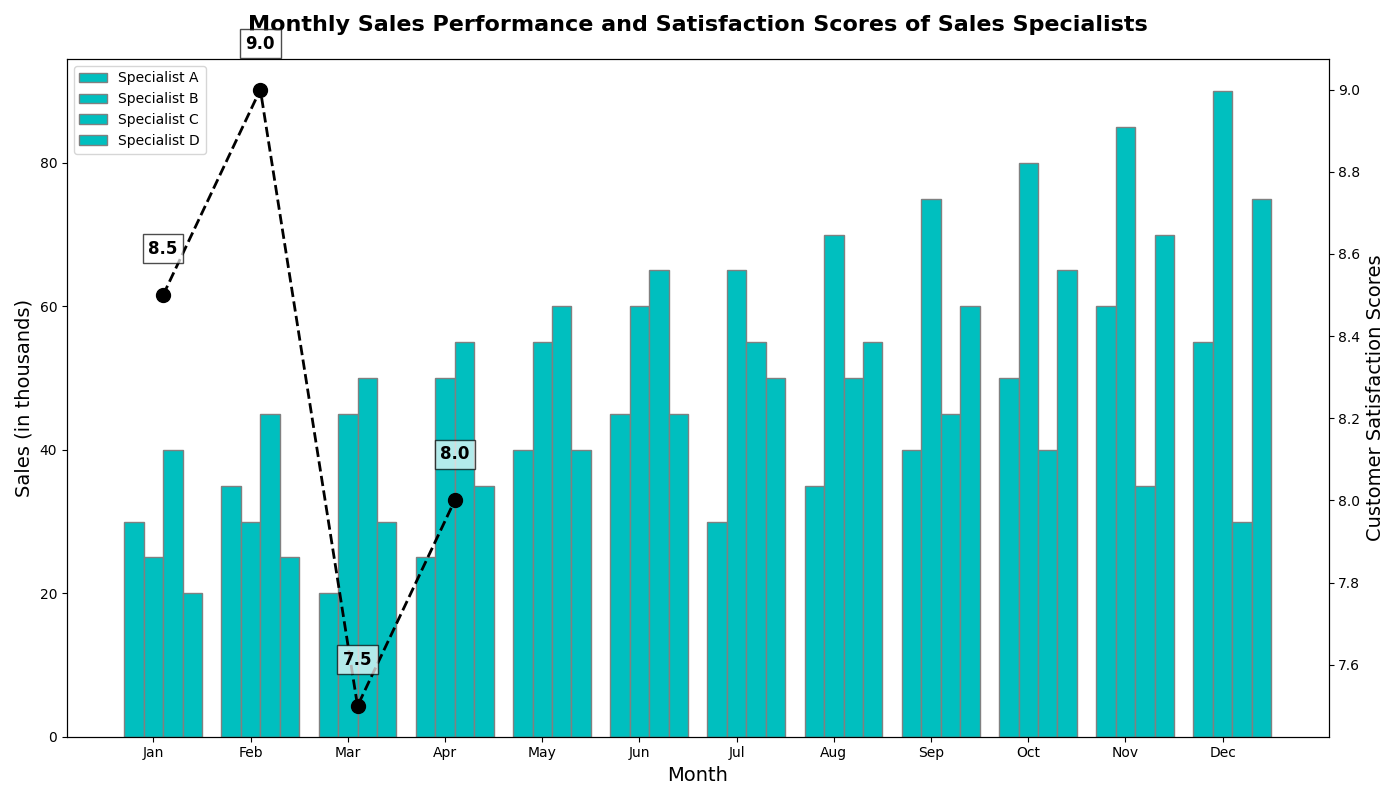

Python code for this plot:
import matplotlib.pyplot as plt
import numpy as np

# Sales specialists
specialists = ['Specialist A', 'Specialist B', 'Specialist C', 'Specialist D']

# Monthly sales data (in thousands)
monthly_sales = np.array([
    [30, 35, 20, 25, 40, 45, 30, 35, 40, 50, 60, 55],  # Specialist A
    [25, 30, 45, 50, 55, 60, 65, 70, 75, 80, 85, 90],  # Specialist B
    [40, 45, 50, 55, 60, 65, 55, 50, 45, 40, 35, 30],  # Specialist C
    [20, 25, 30, 35, 40, 45, 50, 55, 60, 65, 70, 75]   # Specialist D
])

# Average customer satisfaction scores (out of 10) for the year
satisfaction_scores = np.array([8.5, 9.0, 7.5, 8.0])

# Create the figure and subplots
fig, ax = plt.subplots(figsize=(14, 8))

# Bar width
bar_width = 0.2

# Positions of the bars on the x-axis
r1 = np.arange(len(monthly_sales[0]))
r2 = [x + bar_width for x in r1]
r3 = [x + bar_width for x in r2]
r4 = [x + bar_width for x in r3]

# Plot bars with a single color
common_color = 'c'  # A shade of cyan
ax.bar(r1, monthly_sales[0], color=common_color, width=bar_width, edgecolor='grey', label=specialists[0])
ax.bar(r2, monthly_sales[1], color=common_color, width=bar_width, edgecolor='grey', label=specialists[1])
ax.bar(r3, monthly_sales[2], color=common_color, width=bar_width, edgecolor='grey', label=specialists[2])
ax.bar(r4, monthly_sales[3], color=common_color, width=bar_width, edgecolor='grey', label=specialists[3])

# Adding title and labels
ax.set_title('Monthly Sales Performance and Satisfaction Scores of Sales Specialists', fontsize=16, fontweight='bold', pad=20)
ax.set_xlabel('Month', fontsize=14)
ax.set_ylabel('Sales (in thousands)', fontsize=14)
ax.set_xticks([r + bar_width for r in range(len(monthly_sales[0]))])
ax.set_xticklabels(['Jan', 'Feb', 'Mar', 'Apr', 'May', 'Jun', 'Jul', 'Aug', 'Sep', 'Oct', 'Nov', 'Dec'])
ax.legend()

# Twin axes to show satisfaction scores
ax2 = ax.twinx()
ax2.plot([r + bar_width * 1.5 for r in range(len(specialists))], satisfaction_scores, color='k', marker='o', linestyle='--', linewidth=2, markersize=10)
ax2.set_ylabel('Customer Satisfaction Scores', fontsize=14)

# Display satisfaction scores above the points
for i, score in enumerate(satisfaction_scores):
    ax2.text(i + bar_width * 1.5, score + 0.1, str(score), color='black', ha='center', fontsize=12, fontweight='bold', bbox=dict(facecolor='white', alpha=0.7))

# Enhancing readability
plt.tight_layout()

# Show the plot
plt.show()
